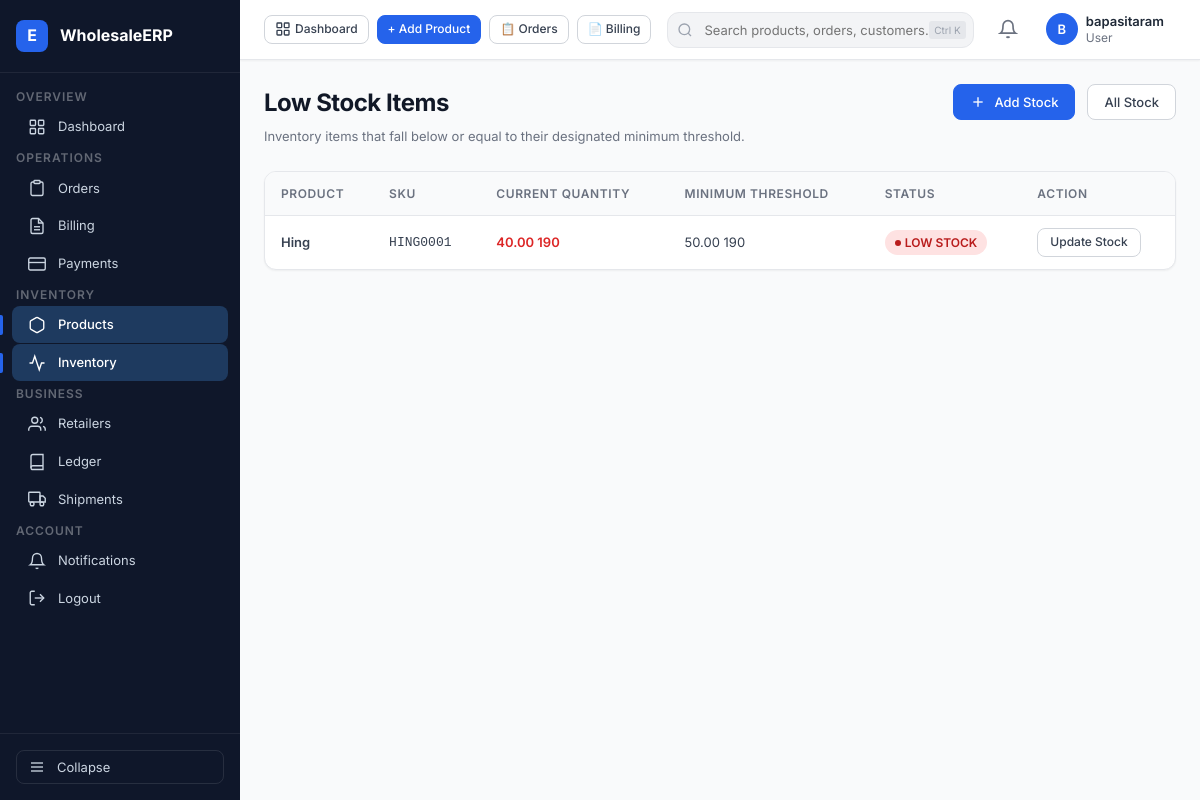
Screenshot of /products/stock/low/ (signed in) with the database file from the repository.
### products/models.py (models this page shows, shortened)
class Stock(models.Model):
    product = models.ForeignKey(
        Product,
        on_delete=models.CASCADE,
        related_name="stocks"
    )
    quantity = models.DecimalField(
        max_digits=12,
        decimal_places=2,
        default=0
    )
    purchase_price = models.DecimalField(
        max_digits=12,
        decimal_places=2
    )
    selling_price = models.DecimalField(
        max_digits=12,
        decimal_places=2
    )
    mrp = models.DecimalField(
        max_digits=12,
        decimal_places=2
    )
    supplier = models.CharField(
        max_length=100,
        blank=True
    )
    batch_number = models.CharField(
        max_length=100,
        blank=True
    )
    expiry_date = models.DateField(
        null=True,
        blank=True
    )
    minimum_stock = models.DecimalField(
        max_digits=12,
        decimal_places=2,
        default=0
    )
    created_at = models.DateTimeField(
        auto_now_add=True
    )

class Product(models.Model):
    wholesaler = models.ForeignKey(
        WholesalerProfile,
        on_delete=models.CASCADE,
        related_name="products"
    )
    name = models.CharField(max_length=200)
    sku = models.CharField(max_length=100)
    category = models.CharField(max_length=100)
    unit = models.CharField(max_length=50)
    gst_rate = models.DecimalField(max_digits=5, decimal_places=2, default=5.00)
    description = models.TextField(blank=True)
    created_at = models.DateTimeField(auto_now_add=True)

### products/views.py (the view)
# urls.py: path("stock/low/", low_stock_list, name="low_stock_list"),
@login_required
def low_stock_list(request):
    wholesaler = request.user.wholesaler_profile
    low_stocks = Stock.objects.filter(
        product__wholesaler = wholesaler,
        quantity__lte = F("minimum_stock")
    ).select_related("product")
    return render(
        request,
        "products/low_stock_list.html",
        {"low_stocks" : low_stocks}
    )

### templates/products/low_stock_list.html (shortened to what this page needs)
{% extends 'base.html' %}
{% block content %}
<div class="page-header">
  <div class="page-header-left">
    <h1 class="page-title">Low Stock Items</h1>
    <p class="page-subtitle">Inventory items that fall below or equal to their designated minimum threshold.</p>
  </div>
  <div class="page-actions">
    <a href="{% url 'add_stock' %}" class="btn btn-primary">
      <svg viewBox="0 0 24 24" fill="none" stroke="currentColor" stroke-width="2" width="16" height="16"><line x1="12" y1="5" x2="12" y2="19"/><line x1="5" y1="12" x2="19" y2="12"/></svg>
      Add Stock
    </a>
    <a href="{% url 'stock_list' %}" class="btn btn-secondary">All Stock</a>
  </div>
</div>
<div class="card">
  <div class="table-wrap">
    <table class="table">
      <thead>
        <tr>
          <th>Product</th>
          <th>SKU</th>
          <th>Current Quantity</th>
          <th>Minimum Threshold</th>
          <th>Status</th>
          <th>Action</th>
        </tr>
      </thead>
      <tbody>
        {% for stock in low_stocks %}
        <tr>
          <td class="text-bold">{{ stock.product.name }}</td>
          <td><code>{{ stock.product.sku }}</code></td>
          <td class="text-bold" style="color: #dc2626;">{{ stock.quantity }} {{ stock.product.unit|default:"units" }}</td>
          <td>{{ stock.minimum_stock }} {{ stock.product.unit|default:"units" }}</td>
          <td><span class="badge badge-red">LOW STOCK</span></td>
          <td>
            <a href="{% url 'edit_stock' stock.id %}" class="btn btn-secondary btn-sm">Update Stock</a>
          </td>
        </tr>
        {% empty %}
        <tr>
          <td colspan="6" class="text-center text-muted" style="padding: 32px;">All products currently have sufficient stock levels 🎉</td>
        </tr>
        {% endfor %}
      </tbody>
    </table>
  </div>
</div>
{% endblock %}

### templates/base.html (shortened to what this page needs)
{% load static %}
<!DOCTYPE html>
<html lang="en">
<head>
  <link rel="stylesheet" href="{% static 'css/styles.css' %}">
</head>
<body>
<div class="app-shell">
  <aside class="sidebar" id="sidebar">
    <a href="{% url 'dashboard' %}" class="sidebar-logo" style="text-decoration: none;">
      <div class="logo-icon">E</div>
      <span class="logo-text">WholesaleERP</span>
    </a>
    <nav class="sidebar-nav">
      {% if request.user.is_authenticated %}
        {% if user_role == 'WHOLESALER' or request.user.wholesaler_profile %}
          <span class="nav-section-label">Overview</span>
          <a href="{% url 'dashboard' %}" class="nav-item" data-href="/accounts/dashboard/">
            <svg viewBox="0 0 24 24" fill="none" stroke="currentColor" stroke-width="1.8">
              <rect x="3" y="3" width="7" height="7" rx="1"/><rect x="14" y="3" width="7" height="7" rx="1"/>
              <rect x="3" y="14" width="7" height="7" rx="1"/><rect x="14" y="14" width="7" height="7" rx="1"/>
            </svg>
            <span class="nav-label">Dashboard</span>
          </a>
          <span class="nav-section-label">Operations</span>
          <a href="{% url 'wholesaler_orders' %}" class="nav-item" data-href="/orders/wholesaler/">
            <svg viewBox="0 0 24 24" fill="none" stroke="currentColor" stroke-width="1.8">
              <path d="M16 4h2a2 2 0 0 1 2 2v14a2 2 0 0 1-2 2H6a2 2 0 0 1-2-2V6a2 2 0 0 1 2-2h2"/>
              <path d="M15 2H9a1 1 0 0 0-1 1v2a1 1 0 0 0 1 1h6a1 1 0 0 0 1-1V3a1 1 0 0 0-1-1z"/>
            </svg>
            <span class="nav-label">Orders</span>
          </a>
          <a href="{% url 'invoice_list' %}" class="nav-item" data-href="/billing/">
            <svg viewBox="0 0 24 24" fill="none" stroke="currentColor" stroke-width="1.8">
              <path d="M14 2H6a2 2 0 0 0-2 2v16a2 2 0 0 0 2 2h12a2 2 0 0 0 2-2V8z"/>
              <polyline points="14 2 14 8 20 8"/>
              <line x1="16" y1="13" x2="8" y2="13"/><line x1="16" y1="17" x2="8" y2="17"/>
            </svg>
            <span class="nav-label">Billing</span>
          </a>
          <a href="{% url 'payment_list' %}" class="nav-item" data-href="/payments/">
            <svg viewBox="0 0 24 24" fill="none" stroke="currentColor" stroke-width="1.8">
              <rect x="1" y="4" width="22" height="16" rx="2" ry="2"/>
              <line x1="1" y1="10" x2="23" y2="10"/>
            </svg>
            <span class="nav-label">Payments</span>
          </a>
          <span class="nav-section-label">Inventory</span>
          <a href="{% url 'product_list' %}" class="nav-item" data-href="/products/">
            <svg viewBox="0 0 24 24" fill="none" stroke="currentColor" stroke-width="1.8">
              <path d="M21 16V8a2 2 0 0 0-1-1.73l-7-4a2 2 0 0 0-2 0l-7 4A2 2 0 0 0 3 8v8a2 2 0 0 0 1 1.73l7 4a2 2 0 0 0 2 0l7-4A2 2 0 0 0 21 16z"/>
            </svg>
            <span class="nav-label">Products</span>
          </a>
          <a href="{% url 'stock_list' %}" class="nav-item" data-href="/products/stock/">
            <svg viewBox="0 0 24 24" fill="none" stroke="currentColor" stroke-width="1.8">
              <polyline points="22 12 18 12 15 21 9 3 6 12 2 12"/>
            </svg>
            <span class="nav-label">Inventory</span>
          </a>
          <span class="nav-section-label">Business</span>
          <a href="{% url 'retailer_list' %}" class="nav-item" data-href="/accounts/retailers/">
            <svg viewBox="0 0 24 24" fill="none" stroke="currentColor" stroke-width="1.8">
              <path d="M17 21v-2a4 4 0 0 0-4-4H5a4 4 0 0 0-4 4v2"/>
              <circle cx="9" cy="7" r="4"/>
              <path d="M23 21v-2a4 4 0 0 0-3-3.87"/><path d="M16 3.13a4 4 0 0 1 0 7.75"/>
            </svg>
            <span class="nav-label">Retailers</span>
          </a>
          <a href="{% url 'payment_ledger' %}" class="nav-item">
            <svg viewBox="0 0 24 24" fill="none" stroke="currentColor" stroke-width="1.8">
              <path d="M4 19.5A2.5 2.5 0 0 1 6.5 17H20"/><path d="M6.5 2H20v20H6.5A2.5 2.5 0 0 1 4 19.5v-15A2.5 2.5 0 0 1 6.5 2z"/>
            </svg>
            <span class="nav-label">Ledger</span>
          </a>
          <a href="{% url 'shipment_list' %}" class="nav-item">
            <svg viewBox="0 0 24 24" fill="none" stroke="currentColor" stroke-width="1.8">
              <rect x="1" y="3" width="15" height="13" rx="1"/>
              <path d="M16 8h4l3 3v5h-7V8z"/><circle cx="5.5" cy="18.5" r="2.5"/><circle cx="18.5" cy="18.5" r="2.5"/>
            </svg>
            <span class="nav-label">Shipments</span>
          </a>
        {% endif %}
        <span class="nav-section-label">Account</span>
        <a href="{% url 'notifications' %}" class="nav-item">
          <svg viewBox="0 0 24 24" fill="none" stroke="currentColor" stroke-width="1.8">
            <path d="M18 8A6 6 0 0 0 6 8c0 7-3 9-3 9h18s-3-2-3-9"/><path d="M13.73 21a2 2 0 0 1-3.46 0"/>
          </svg>
          <span class="nav-label">Notifications</span>
        </a>
        <a href="{% url 'logout' %}" class="nav-item" data-href="/logout/" data-confirm="Are you sure you want to logout?">
          <svg viewBox="0 0 24 24" fill="none" stroke="currentColor" stroke-width="1.8">
            <path d="M9 21H5a2 2 0 0 1-2-2V5a2 2 0 0 1 2-2h4"/>
            <polyline points="16 17 21 12 16 7"/><line x1="21" y1="12" x2="9" y2="12"/>
          </svg>
          <span class="nav-label">Logout</span>
        </a>
      {% endif %}
    </nav>
    <div class="sidebar-footer">
      <button class="sidebar-toggle-btn" id="sidebarToggleBtn" title="Collapse sidebar">
        <svg viewBox="0 0 24 24" width="16" height="16" fill="none" stroke="currentColor" stroke-width="2">
          <line x1="3" y1="12" x2="21" y2="12"/><line x1="3" y1="6" x2="21" y2="6"/><line x1="3" y1="18" x2="21" y2="18"/>
        </svg>
        <span>Collapse</span>
      </button>
    </div>
  </aside>
  <div class="main-area" id="mainArea">
    <header class="topbar">
      <div class="topbar-quick-actions" style="display: flex; align-items: center; gap: 8px;">
        <a href="{% url 'dashboard' %}" class="btn btn-secondary btn-sm" style="font-size: 12px; padding: 5px 10px; display: flex; align-items: center; gap: 4px;">
          <svg viewBox="0 0 24 24" width="14" height="14" fill="none" stroke="currentColor" stroke-width="2"><rect x="3" y="3" width="7" height="7" rx="1"/><rect x="14" y="3" width="7" height="7" rx="1"/><rect x="3" y="14" width="7" height="7" rx="1"/><rect x="14" y="14" width="7" height="7" rx="1"/></svg>
          Dashboard
        </a>
        {% if request.user.retailer_profile or user_role == 'RETAILER' %}
          <a href="{% url 'create_customer_invoice' %}" class="btn btn-primary btn-sm" style="background: linear-gradient(135deg, #10b981 0%, #059669 100%); border: none; font-weight: 600; padding: 5px 12px; gap: 6px; font-size: 12px;">
            <svg viewBox="0 0 24 24" fill="none" stroke="currentColor" stroke-width="2" width="14" height="14"><line x1="12" y1="5" x2="12" y2="19"/><line x1="5" y1="12" x2="19" y2="12"/></svg>
            ⚡ Create Bill (POS)
          </a>
          <a href="{% url 'retailer_orders' %}" class="btn btn-secondary btn-sm" style="font-size: 12px; padding: 5px 10px;">
            🛒 Orders
          </a>
          <a href="{% url 'customer_invoices' %}" class="btn btn-secondary btn-sm" style="font-size: 12px; padding: 5px 10px;">
            📄 Sales Bills
          </a>
        {% elif request.user.wholesaler_profile or user_role == 'WHOLESALER' %}
          <a href="{% url 'product_list' %}" class="btn btn-primary btn-sm" style="font-size: 12px; padding: 5px 10px;">
            + Add Product
          </a>
          <a href="{% url 'wholesaler_orders' %}" class="btn btn-secondary btn-sm" style="font-size: 12px; padding: 5px 10px;">
            📋 Orders
          </a>
          <a href="{% url 'invoice_list' %}" class="btn btn-secondary btn-sm" style="font-size: 12px; padding: 5px 10px;">
            📄 Billing
          </a>
        {% endif %}
      </div>
      <div class="topbar-search">
        <svg class="search-icon" viewBox="0 0 24 24" fill="none" stroke="currentColor" stroke-width="2">
          <circle cx="11" cy="11" r="8"/><line x1="21" y1="21" x2="16.65" y2="16.65"/>
        </svg>
        <input type="text" placeholder="Search products, orders, customers..." aria-label="Global search">
        <span class="search-shortcut">Ctrl K</span>
      </div>
      <div class="topbar-actions">
        <div style="position:relative;">
          <button class="topbar-icon-btn" id="notifBtn" aria-label="Notifications">
            <svg viewBox="0 0 24 24" width="20" height="20" fill="none" stroke="currentColor" stroke-width="2">
              <path d="M18 8A6 6 0 0 0 6 8c0 7-3 9-3 9h18s-3-2-3-9"/>
              <path d="M13.73 21a2 2 0 0 1-3.46 0"/>
            </svg>
          </button>
        </div>
        <div class="topbar-user">
          <div class="avatar">
            {{ request.user.first_name|first|default:request.user.username|first|upper }}
          </div>
          <div class="user-info">
            <div class="user-name">
              {% if request.user.first_name %}{{ request.user.get_full_name }}{% else %}{{ request.user.username }}{% endif %}
            </div>
            <div class="user-role">{{ user_role|default:"User"|title }}</div>
          </div>
        </div>
      </div>
    </header>
    <main class="page-content">
      {% block content %}{% endblock %}
    </main>
  </div>
</div>
</body>
</html>

### rows the page displays
Stock: product.name "Hing", product.sku "HING0001", quantity "40.00", product.unit "190", minimum_stock "50.00"

### other values shown
{{ request.user.username }} "bapasitaram"
{{ user_role|default:"User"|title }} "User"
